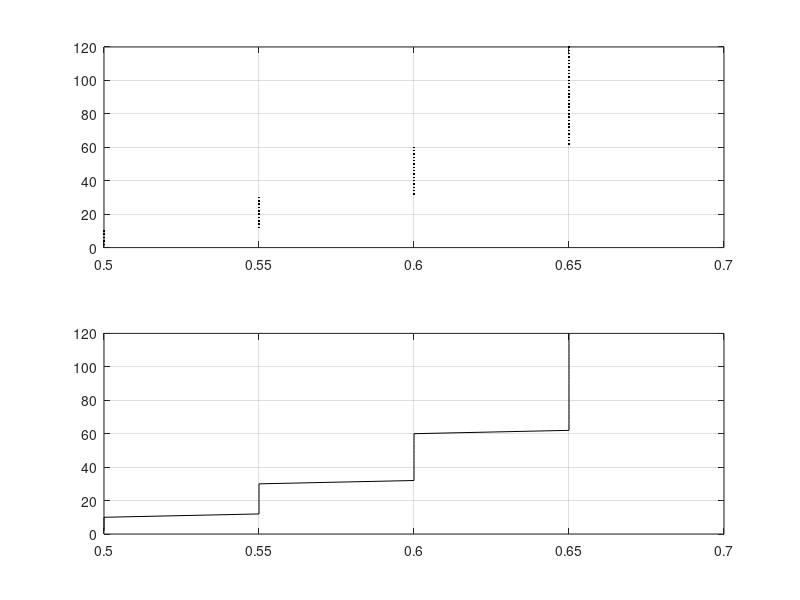

Here is the MATLAB script that generated this plot:
A = ones(60,1);

for i = 1:5
    A(i) = 0.5;
end
for i = 6:15
    A(i) = 0.55;
end
for i = 16:30
    A(i) = 0.6;
end
for i = 31:60
    A(i) = 0.65;
end
A
B = zeros(length(A),1);

for i = 1:length(A)
    B(i) = i * 2;
end

D = [A, B]

close all
figure
subplot(2,1,1);
h=plot(D(:,1), D(:,2), 'k.'); % plot points
%h=plot(D(:,1), D(:,2), 'k'); % plot lines
set(h,'markersize',4); % if set to 1, points are not visible !
grid on
hold on

subplot(2,1,2);
h=plot(D(:,1), D(:,2), 'k'); % plot lines
grid on